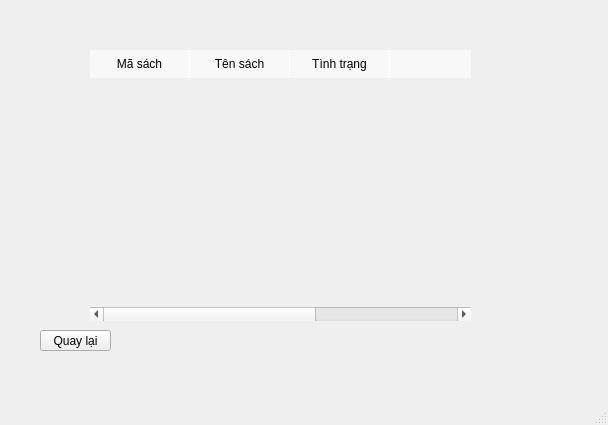
<?xml version="1.0" encoding="UTF-8"?>
<ui version="4.0">
 <class>MainWindow</class>
 <widget class="QMainWindow" name="MainWindow">
  <property name="geometry">
   <rect>
    <x>0</x>
    <y>0</y>
    <width>608</width>
    <height>425</height>
   </rect>
  </property>
  <property name="windowTitle">
   <string>MainWindow</string>
  </property>
  <widget class="QWidget" name="centralwidget">
   <property name="styleSheet">
    <string notr="true">#centralwidget {
    border-image: url(mhtrasach.png);
}</string>
   </property>
   <widget class="QTableWidget" name="tblSachMuon">
    <property name="geometry">
     <rect>
      <x>90</x>
      <y>50</y>
      <width>381</width>
      <height>271</height>
     </rect>
    </property>
    <property name="styleSheet">
     <string notr="true">/* 1. Làm trong suốt lớp vỏ ngoài của bảng và bỏ viền */
QTableWidget {
    background-color: transparent;
    border: none;
}

/* 2. Làm trong suốt phần lõi bên trong (Nơi chứa các dòng dữ liệu) - Cực kỳ quan trọng */
QTableWidget::viewport {
    background-color: transparent;
}
/* Phủ một lớp kính mờ lên thanh tiêu đề cột cho dễ đọc */
QHeaderView::section {
    background-color: rgba(255, 255, 255, 150); 
    border: none;
    border-right: 1px solid white; /* Dấu kẻ vạch chia cột */
    padding: 5px;
}</string>
    </property>
    <column>
     <property name="text">
      <string>Mã sách</string>
     </property>
    </column>
    <column>
     <property name="text">
      <string>Tên sách</string>
     </property>
    </column>
    <column>
     <property name="text">
      <string>Tình trạng</string>
     </property>
    </column>
    <column>
     <property name="text">
      <string/>
     </property>
    </column>
    <column>
     <property name="text">
      <string/>
     </property>
    </column>
   </widget>
   <widget class="QPushButton" name="btnquaylai">
    <property name="geometry">
     <rect>
      <x>70</x>
      <y>590</y>
      <width>81</width>
      <height>21</height>
     </rect>
    </property>
    <property name="styleSheet">
     <string notr="true">background-color: rgb(170, 255, 127);</string>
    </property>
    <property name="text">
     <string>Quay lại</string>
    </property>
   </widget>
   <widget class="QPushButton" name="btnquaylai_2">
    <property name="geometry">
     <rect>
      <x>40</x>
      <y>330</y>
      <width>71</width>
      <height>21</height>
     </rect>
    </property>
    <property name="text">
     <string>Quay lại</string>
    </property>
   </widget>
  </widget>
  <widget class="QMenuBar" name="menubar">
   <property name="geometry">
    <rect>
     <x>0</x>
     <y>0</y>
     <width>608</width>
     <height>18</height>
    </rect>
   </property>
  </widget>
  <widget class="QStatusBar" name="statusbar"/>
 </widget>
 <resources/>
 <connections/>
</ui>
